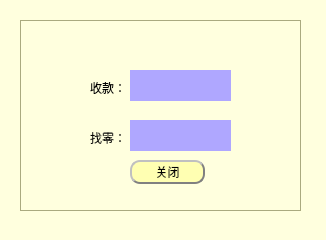
<?xml version="1.0" encoding="UTF-8"?>
<ui version="4.0">
 <class>CheckOkDialog</class>
 <widget class="QDialog" name="CheckOkDialog">
  <property name="geometry">
   <rect>
    <x>0</x>
    <y>0</y>
    <width>326</width>
    <height>240</height>
   </rect>
  </property>
  <property name="font">
   <font>
    <pointsize>12</pointsize>
   </font>
  </property>
  <property name="windowTitle">
   <string>Dialog</string>
  </property>
  <property name="windowIcon">
   <iconset resource="../res.qrc">
    <normaloff>:/image/收银ok.png</normaloff>:/image/收银ok.png</iconset>
  </property>
  <property name="styleSheet">
   <string notr="true">QDialog{
background-color: rgb(255, 255, 222);
}
QGroupBox{
	border: 1px solid  #aaaa7f;
}

QPushButton{background-color:rgb(255, 255 , 178);

	color: black;  
	border-radius: 10px; 
	border: 2px groove gray; 
	min-height:20;
 	border-style: outset;
}

QPushButton:hover{background-color: rgb(255, 219, 92);
color: black ;
}

QPushButton:pressed{background-color:rgb(255, 175, 68);

border-style: inset; }</string>
  </property>
  <widget class="QGroupBox" name="groupBox">
   <property name="geometry">
    <rect>
     <x>20</x>
     <y>20</y>
     <width>281</width>
     <height>191</height>
    </rect>
   </property>
   <property name="title">
    <string/>
   </property>
   <widget class="QLabel" name="label_11">
    <property name="geometry">
     <rect>
      <x>70</x>
      <y>110</y>
      <width>36</width>
      <height>16</height>
     </rect>
    </property>
    <property name="text">
     <string>找零：</string>
    </property>
   </widget>
   <widget class="QPushButton" name="pushButton">
    <property name="geometry">
     <rect>
      <x>110</x>
      <y>140</y>
      <width>75</width>
      <height>24</height>
     </rect>
    </property>
    <property name="text">
     <string>关闭</string>
    </property>
   </widget>
   <widget class="QLabel" name="label_10">
    <property name="geometry">
     <rect>
      <x>70</x>
      <y>60</y>
      <width>36</width>
      <height>16</height>
     </rect>
    </property>
    <property name="text">
     <string>收款：</string>
    </property>
   </widget>
   <widget class="QLabel" name="shouldlabel">
    <property name="geometry">
     <rect>
      <x>110</x>
      <y>50</y>
      <width>101</width>
      <height>31</height>
     </rect>
    </property>
    <property name="styleSheet">
     <string notr="true">background-color: rgb(175, 167, 255);</string>
    </property>
    <property name="text">
     <string/>
    </property>
   </widget>
   <widget class="QLabel" name="changelabel">
    <property name="geometry">
     <rect>
      <x>110</x>
      <y>100</y>
      <width>101</width>
      <height>31</height>
     </rect>
    </property>
    <property name="font">
     <font>
      <pointsize>12</pointsize>
     </font>
    </property>
    <property name="styleSheet">
     <string notr="true">background-color: rgb(175, 167, 255);</string>
    </property>
    <property name="text">
     <string/>
    </property>
   </widget>
  </widget>
 </widget>
 <resources>
  <include location="../res.qrc"/>
 </resources>
 <connections/>
</ui>
